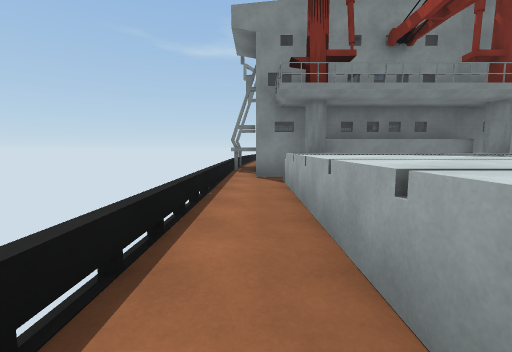
View 1 (above)

16 first-person views from a walk through a Unity game level. The camera is 1.3 m above the floor, tilts 6° down and sees 90° across. The floor is counted in squares, 2 m on a side. Each view is taken from the middle of a square. On the plan, view 1 faces up. The plan holds only what a view shows up to about 9 squares ahead; the rest is blank. The place goes on beyond the plan.

View 2
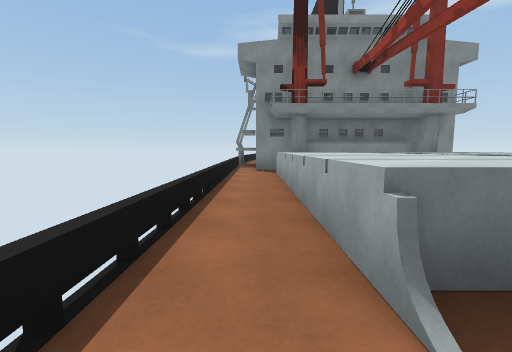

View 3
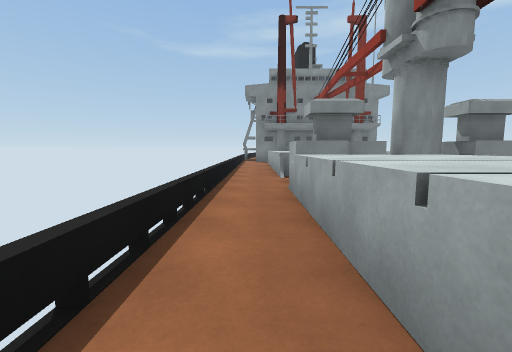

View 4
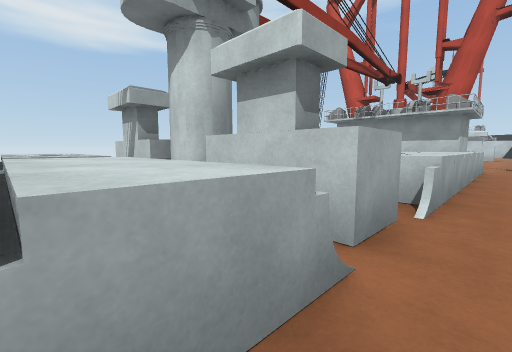

View 5
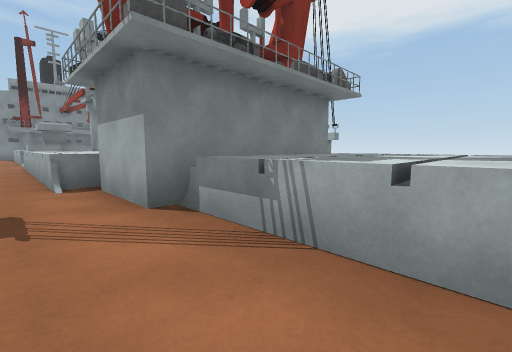

View 6
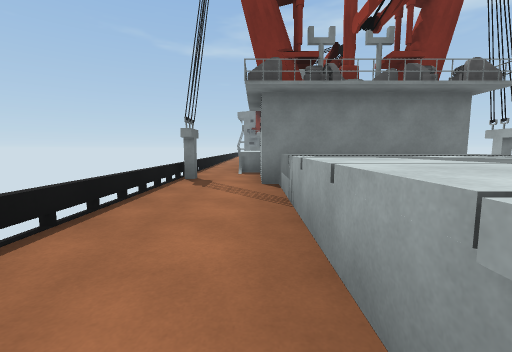

View 7
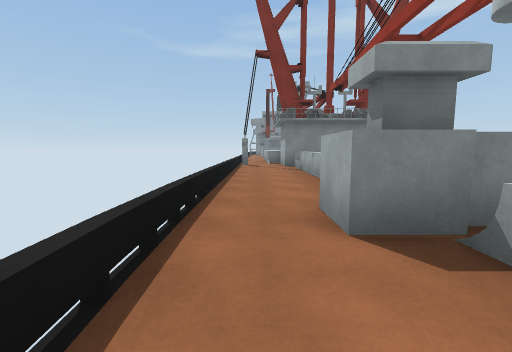

View 8
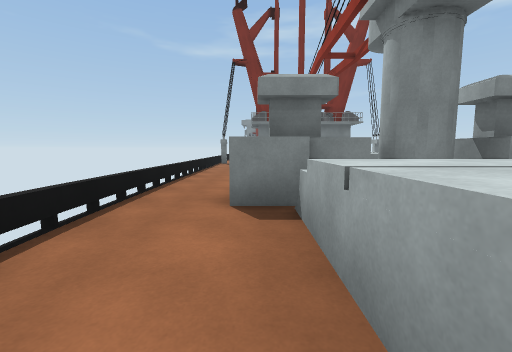

View 9
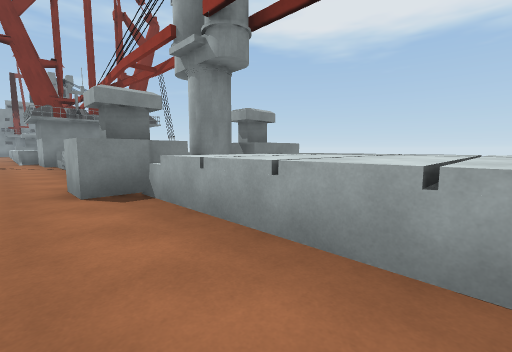

View 10
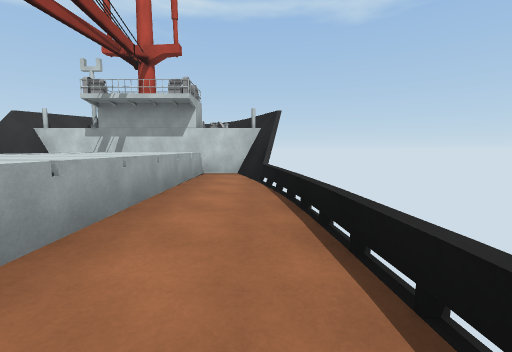

View 11
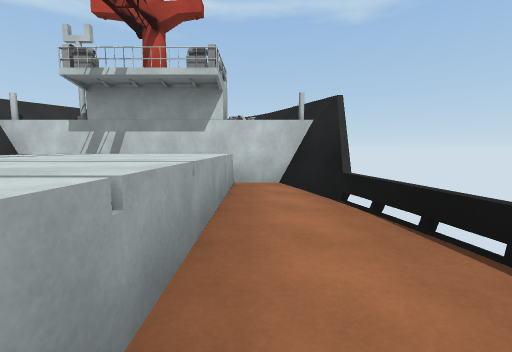

View 12
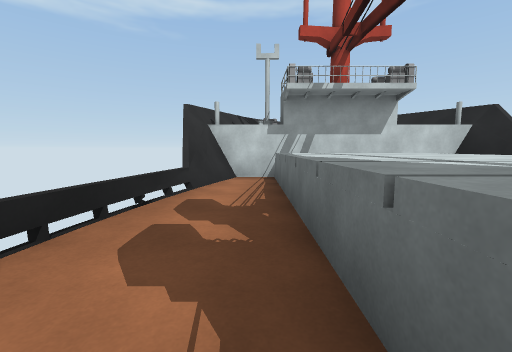

View 13
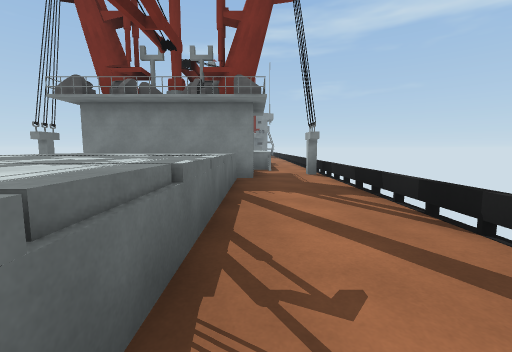

View 14
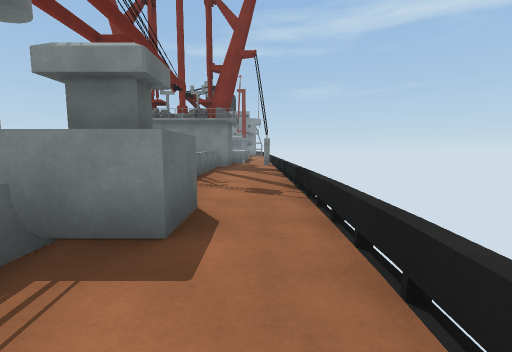

View 15
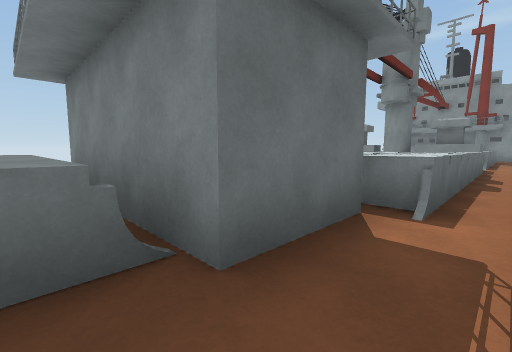

View 16
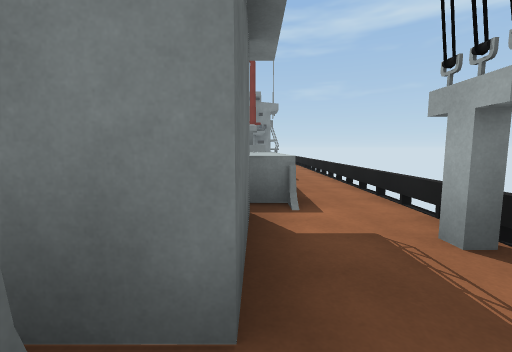

### Floor plan
Key: @ floor where view 1 was taken; # wall or solid block; x gap in a wall; . floor; = window, fence, low wall or low ledge; ^ raised ledge.
Columns run from 1 left of view 1 to 7 right of it. Each row starts with its distance up from view 1.
  6 =#######
  5 =.#^#^#
  4 =.^^^^^
  3 =.^^^^^
  2 =.^^^^
  1 =.^^^
  0 =@^^^^^.
 -1 =.^^^^^.
 -2 =.#####.
 -3 =.=####.=
 -4 =.^^^ ^.=
 -5 =.^^ ^^.=
 -6 =.^  ^^.=
 -7 =.^^ ^^.=
 -8 =.^   ^.=
 -9 =.^   ^.=
-10 #.#######
-11 =.######=
-12 =..^^^..=
-13 =..^^^..=
-14 =..^^^..=
-15 =..^^^..=
-16 =..^ ^..=
-17 =.. ^^..=
-18 =..   ..=
-19 =.###x#.=
-20 =..^^^..=
-21 =..^^^..
-22 =..^^^..=
-23 =..^^^..=
-24 #..^^^..#
-25 ##.^^^.##
-26  #.....#
-27  #######

Positions as (right, up) in squares from view 1, and headings:
1: (0, 0), facing up
2: (0, -2), facing up
3: (0, -7), facing up
4: (0, 0), facing down-right
5: (0, -14), facing up-right
6: (1, -16), facing up
7: (0, -21), facing up
8: (1, -22), facing up
9: (0, -23), facing up-right
10: (0, -19), facing down
11: (1, -21), facing down
12: (5, -20), facing down
13: (5, -17), facing up
14: (6, -21), facing up
15: (6, -12), facing up-left
16: (5, -12), facing up
